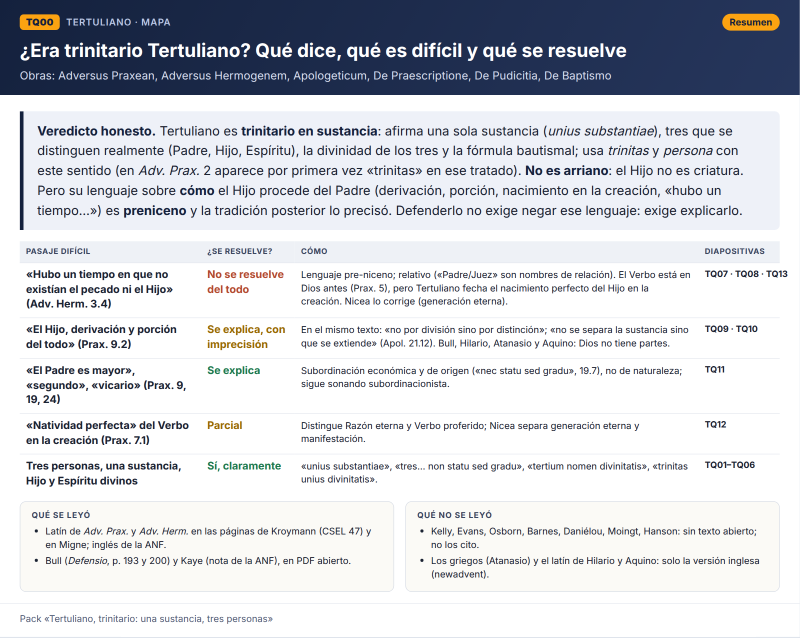
#> input picture tertuliano-trinitario-sustancia-personas/TQ00.png, 1600 x 1275 px, found by its file name (shown at 1/2 size); its folder holds 4 pictures in this run
$ python packtq.py
#> lines starting #> are read from the running program, lines starting #| are printed output that depends on the picture
import os, shutil, glob
from PIL import Image
TQ='/tmp/claude-0/-home-user-Pruebas/978f574d-1019-54bc-bb45-9f4fddd102bb/scratchpad/tq'
HB='/tmp/claude-0/-home-user-Pruebas/978f574d-1019-54bc-bb45-9f4fddd102bb/scratchpad/hb'
AY='/tmp/claude-0/-home-user-Pruebas/978f574d-1019-54bc-bb45-9f4fddd102bb/scratchpad/ay'
JD='/tmp/claude-0/-home-user-Pruebas/978f574d-1019-54bc-bb45-9f4fddd102bb/scratchpad/jd'
R='/home/user/Pruebas/tertuliano-trinitario-sustancia-personas'
os.chdir(TQ)
for d in ('','/herramientas','/herramientas/briefs_agentes','/herramientas/datos_agentes','/paginas'):
    os.makedirs(R+d,exist_ok=True)
order=['TQ00']+[f'TQ{i:02d}' for i in range(1,16)]+['TQ99']
files=[o+'.png' for o in order]
for f in files: shutil.copy('tqcards/'+f,R+'/'+f)
for f in glob.glob('cap/k*.png'): shutil.copy(f,R+'/paginas/kroymann_csel47_'+os.path.basename(f))
for t in ('gen.py','lib.py','tqdata.py','tqgen.py','chk.py','hlz.py','packtq.py'): shutil.copy(t,R+'/herramientas/'+t)
shutil.copy(AY+'/renderhb.js',R+'/herramientas/renderhb.js'); shutil.copy(JD+'/hlpage.py',R+'/herramientas/hlpage.py')
for t in ('hbcss.py','genpad.py'): shutil.copy(f'{HB}/{t}',R+'/herramientas/'+t)
for k in range(1,12):
    shutil.copy(f'T{k}.txt',R+f'/herramientas/briefs_agentes/T{k}.txt')
    for n in ('passages.json','notes.md'):
        if os.path.exists(f'T{k}/{n}'): shutil.copy(f'T{k}/{n}',R+f'/herramientas/datos_agentes/T{k}_{n}')
ims=[]
for f in files:
    im=Image.open('tqcards/'+f).convert('RGB')
#> im is the input picture: PIL image 1600x1275 RGB; mean R, G, B 208.6, 211, 216.8
    if im.width>1200: im=im.resize((1200,round(im.height*1200/im.width)),Image.LANCZOS)
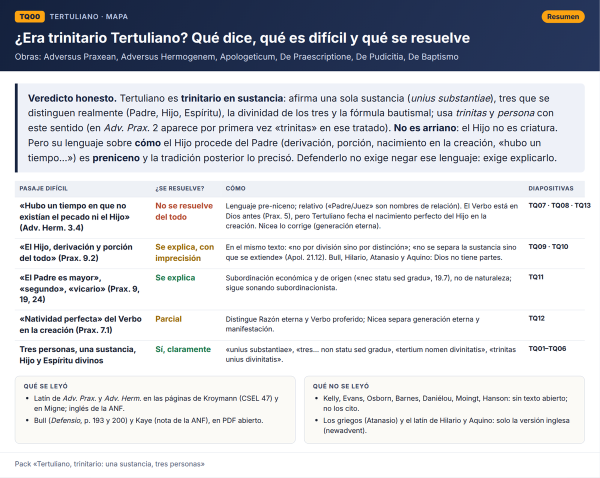
#> im: PIL image 1200x956 RGB (shown at 1/2 size); mean R, G, B 208.3, 210.7, 216.5
    ims.append(im)
#> pass 2 of the loop `for f in files:`:
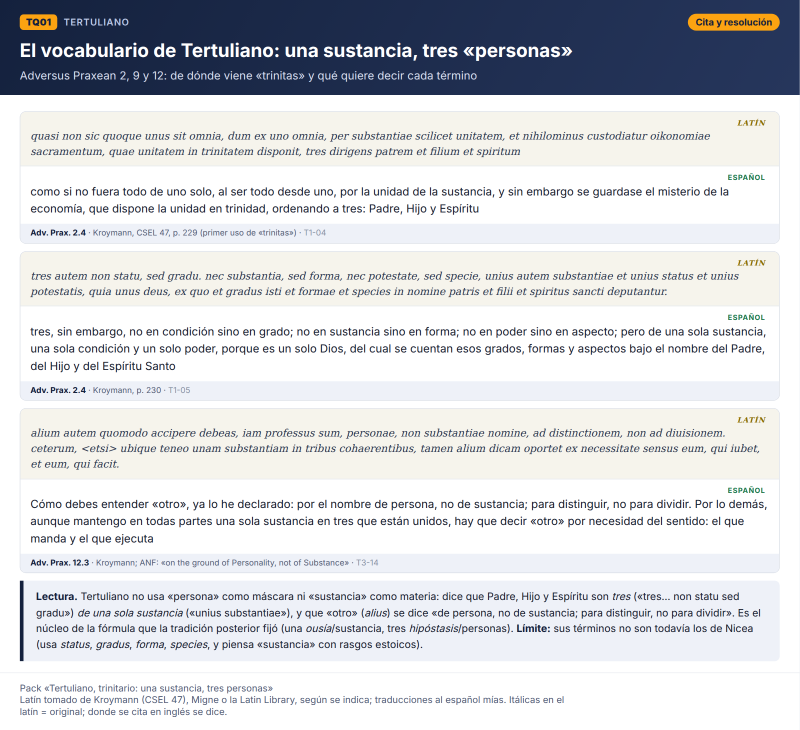
#> input picture tertuliano-trinitario-sustancia-personas/TQ01.png, 1600 x 1460 px, found by its file name (shown at 1/2 size)
#> im is the input picture: PIL image 1600x1460 RGB; mean R, G, B 212.8, 214.8, 218.7
#> `if im.width>1200: im=im.resize((1200,round(im.height*1200/im.width)),I..`:
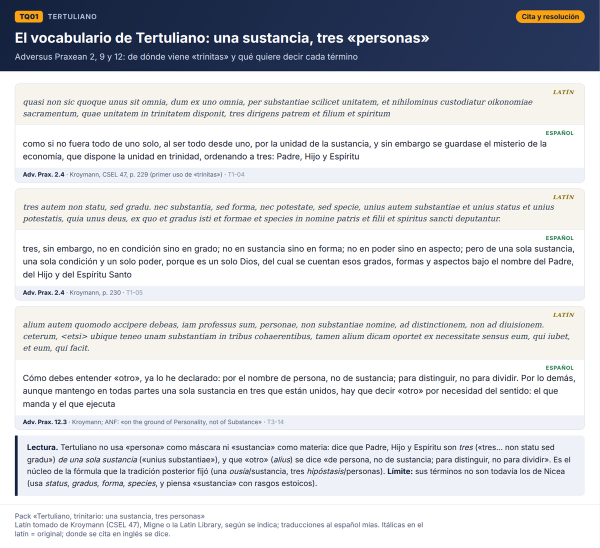
#> im: PIL image 1200x1095 RGB (shown at 1/2 size); mean R, G, B 212.6, 214.5, 218.5
#> pass 3 of the loop `for f in files:`:
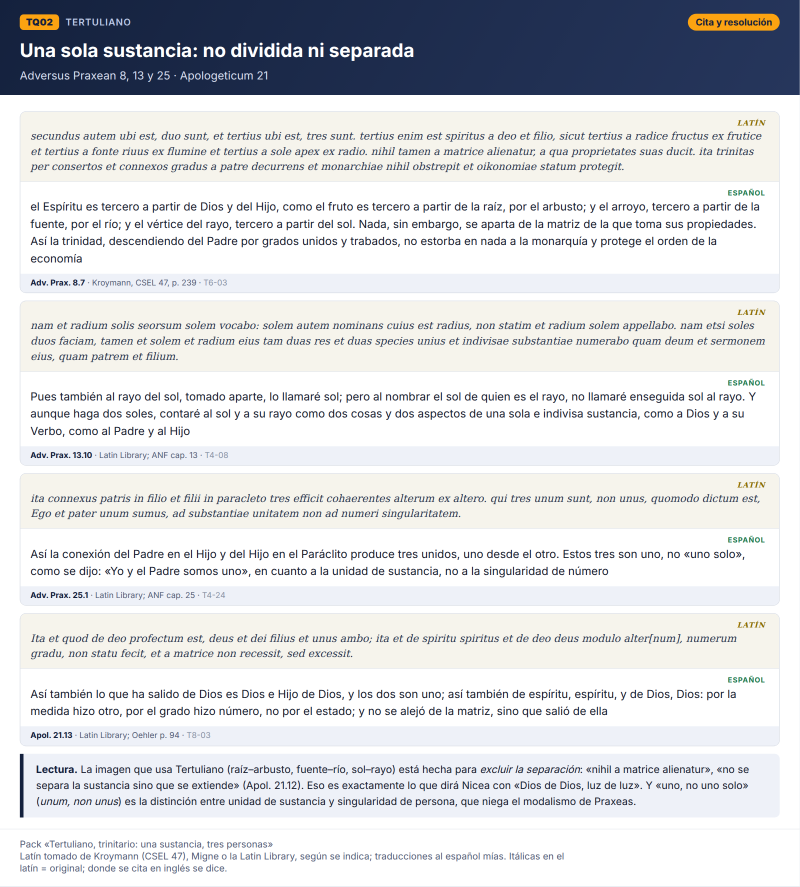
#> input picture tertuliano-trinitario-sustancia-personas/TQ02.png, 1600 x 1774 px, found by its file name (shown at 1/2 size)
#> im is the input picture: PIL image 1600x1774 RGB; mean R, G, B 217, 218.6, 221.5
#> `if im.width>1200: im=im.resize((1200,round(im.height*1200/im.width)),I..`:
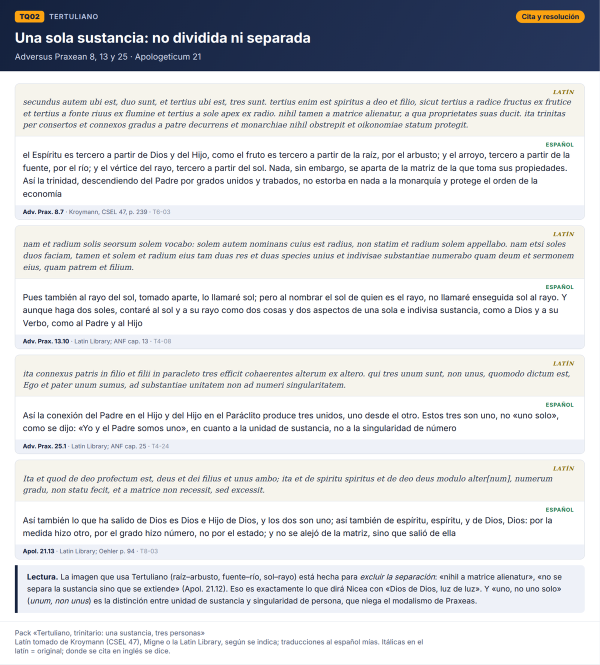
#> im: PIL image 1200x1330 RGB (shown at 1/2 size); mean R, G, B 216.7, 218.4, 221.3
#> (the run stopped early here; a loop or call above may not have finished)
